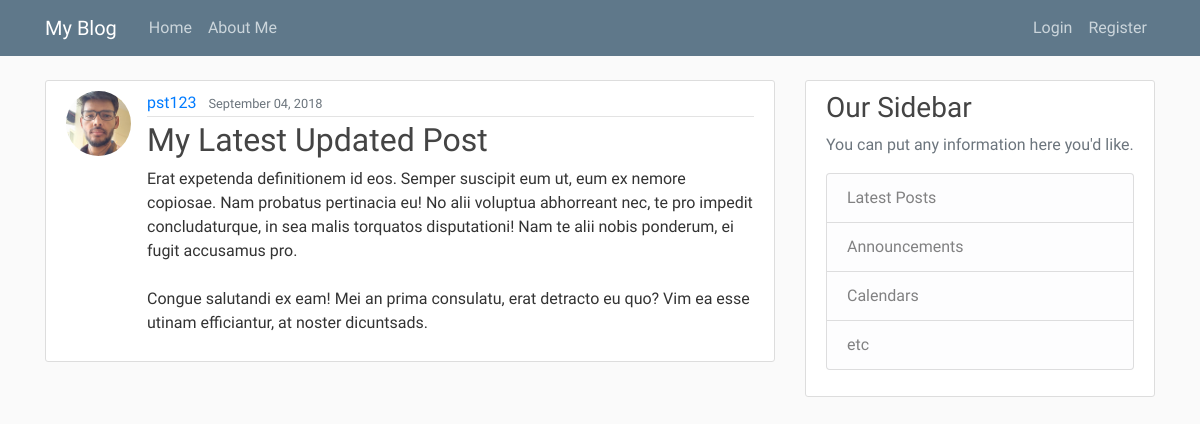
Page /posts/36/ on the committed database.
### blog/models.py (models this page shows, shortened)
class Post(models.Model):
    title = models.CharField(max_length=100)
    content = models.TextField()
    date_posted = models.DateTimeField(default=timezone.now)
    author = models.ForeignKey(User, on_delete=models.CASCADE)

### users/models.py (models this page shows, shortened)
class Profile(models.Model):
    user = models.OneToOneField(User, on_delete=models.CASCADE)
    image = models.ImageField(default='default.jpg', upload_to='profile_pics')

### blog/views.py (the view)
# urls.py: path('<int:pk>/', PostDetailView.as_view(), name='post-detail'),
class PostDetailView(DetailView):
    model = Post

### blog/templates/blog/post_detail.html (shortened to what this page needs)
{% extends 'blog/base.html' %}
 {% block content %}
          <article class="media content-section">
                  <img class="rounded-circle article-img"
                       src="{{ object.author.profile.image.url }}">
                  <div class="media-body">
                    <div class="article-metadata">
                      <a class="mr-2" href="{% url 'user-posts' object.author.username %}">{{ object.author }}</a>
                      <small class="text-muted">{{ object.date_posted|date:"F d, Y" }}</small>
                    </div>
                    <h2><a class="article-title"
                           href="#">{{ object.title }}
                        </a>
                    </h2>
                    <p class="article-content">{{ object.content }}</p>
                  </div>
          </article>
 {% endblock %}}

### blog/static/blog/css/main.css (style rules this page uses)
body { background: #fafafa; color: #333333; margin-top: 5rem; font-family: 'Karma', serif; }
h1, h2, h3, h4, h5, h6 { color: #444444; }
.content-section { background: #ffffff; padding: 10px 20px; border: 1px solid #dddddd; border-radius: 3px; margin-bottom: 20px; }
.article-title { color: #444444; }
.article-content { white-space: pre-line; }
.article-img { height: 65px; width: 65px; margin-right: 16px; }
.article-metadata { padding-bottom: 1px; margin-bottom: 4px; border-bottom: 1px solid #e3e3e3 }

### rows in the picture
Post: author.profile.image (picture), author "pst123", date_posted "September 04, 2018", title "My Latest Updated Post", content "Erat expetenda definitionem id eos. Semper suscipit eum ut, eum ex nemore copiosae. Nam probatus pertinacia eu! No alii voluptua abhorreant nec, te pro impedit concludaturque, in sea malis torquatos disputationi! Nam te alii nobis ponderum, ei fugit accusamus pro. Congue salutandi ex eam! Mei an prima consulatu, erat detracto eu quo? Vim ea esse utinam efficiantur, at noster dicuntsads."
